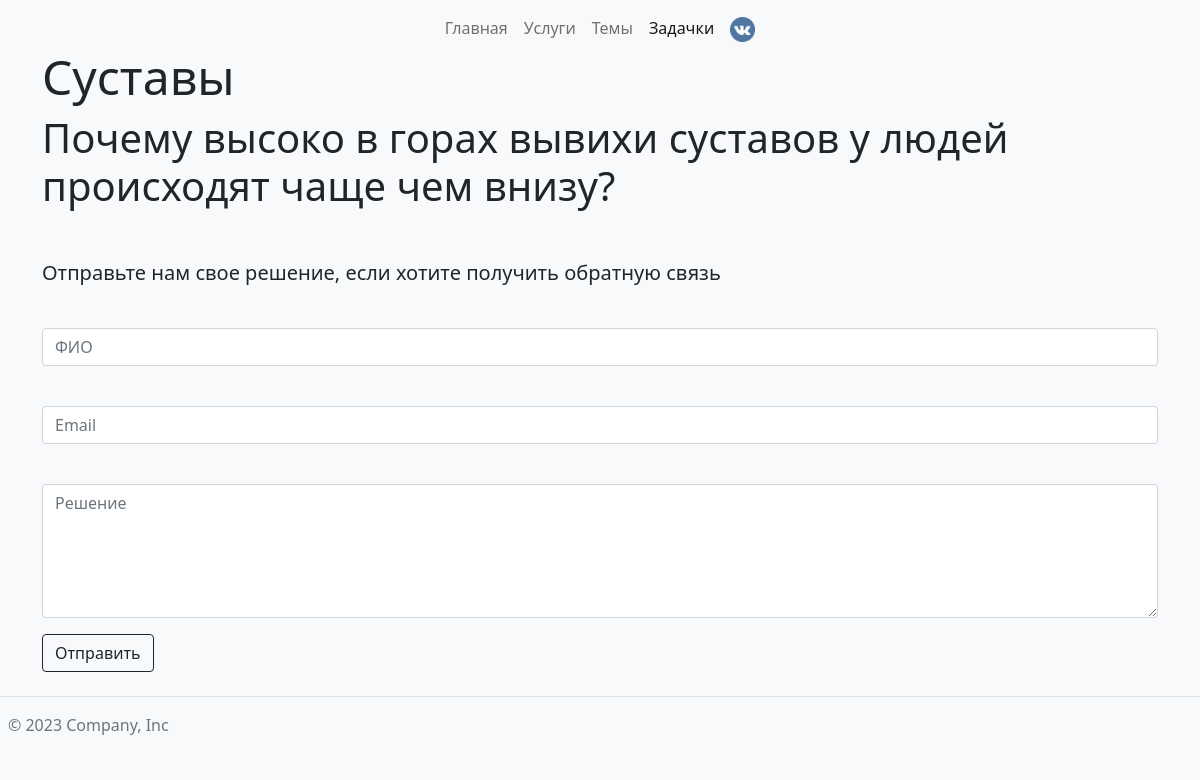
Page /task/ on the committed database.
### atom/models.py (models this page shows, shortened)
class TaskModels(models.Model):
    description = models.CharField(max_length=5000)
    name = models.CharField(max_length=225)
    class Meta:
        verbose_name = "task"
        verbose_name_plural = "tasks"
        ordering = ('-id',)

### atom/views.py (the view, shortened to what this page needs)
# urls.py: path('task/', views.task, name='task'),
def task(request):
    if request.method == 'GET':
        task = TaskModels.objects.first()  # Получаем первую задачу из базы данных (вам нужно настроить логику выбора задачи)
        return render(request, 'task.html', {'task': task})

### atom/templates/task.html (shortened to what this page needs)
<!DOCTYPE html>
<html lang="en">
<head>
    <link href="https://cdn.jsdelivr.net/npm/bootstrap@5.0.2/dist/css/bootstrap.min.css" rel="stylesheet"
>
    <link rel="stylesheet" href="../static/main.css">
</head>
<body>
<nav class="navbar navbar-expand-lg navbar-light bg-light fixed-top">
    <div class="container-fluid">
        <div class="collapse navbar-collapse" id="navbarNav">
            <ul class="navbar-nav">
                <li class="nav-item">
                    <a class="nav-link" href="{% url 'atom:main' %}">Главная</a>
                </li>
                <li class="nav-item">
                    <a class="nav-link" href="{% url 'atom:service' %}">Услуги</a>
                </li>
                <li class="nav-item">
                    <a class="nav-link" href="{% url 'atom:topic' %}">Темы</a>
                </li>
                <li class="nav-item">
                    <a class="nav-link active" aria-current="page" href="{% url 'atom:task' %}">Задачки</a>
                </li>
                <li class="nav-item">
                    <a class="nav-link" href="https://vk.com/" target="_blank"><img src="../static/vk.png" height="25"></a>
                </li>
            </ul>
        </div>
    </div>
</nav>
<div class="container mt-5">
    <h1 class="display-5">{{ task.name }}</h1>
    <h1 class="display-6">{{ task.description }}</h1>
</div>
<div class="container mt-5">
    <form method="POST" action="{% url 'atom:task' %}">
        <p class="lead">Отправьте нам свое решение, если хотите получить обратную связь</p>
        <div class="mb-3">
            <input type="text" class="form-control" id="solutionName" name="name" required placeholder="ФИО">
        </div>
        <div class="mb-3">
            <input type="email" class="form-control" id="solutionEmail" name="email" required placeholder="Email">
        </div>
        <div class="mb-3">
            <textarea class="form-control" id="solutionDescription" name="description" rows="5" required
                      placeholder="Решение"></textarea>
        </div>
        <button type="submit" class="btn btn-outline-dark">Отправить</button>
    </form>
</div>
<footer class="d-flex flex-wrap justify-content-between align-items-center py-3 my-4 border-top">
    <div class="col-md-4 d-flex align-items-center">
        <span class="mb-3 mb-md-0 text-muted">© 2023 Company, Inc</span>
    </div>
</footer>
</body>
</html>

### atom/static/main.css (style rules this page uses)
.navbar-collapse { justify-content: center; }
body { background: #f8f9fa; }

### rows in the picture
TaskModels: name "Суставы", description "Почему высоко в горах вывихи суставов у людей происходят чаще чем внизу?"
